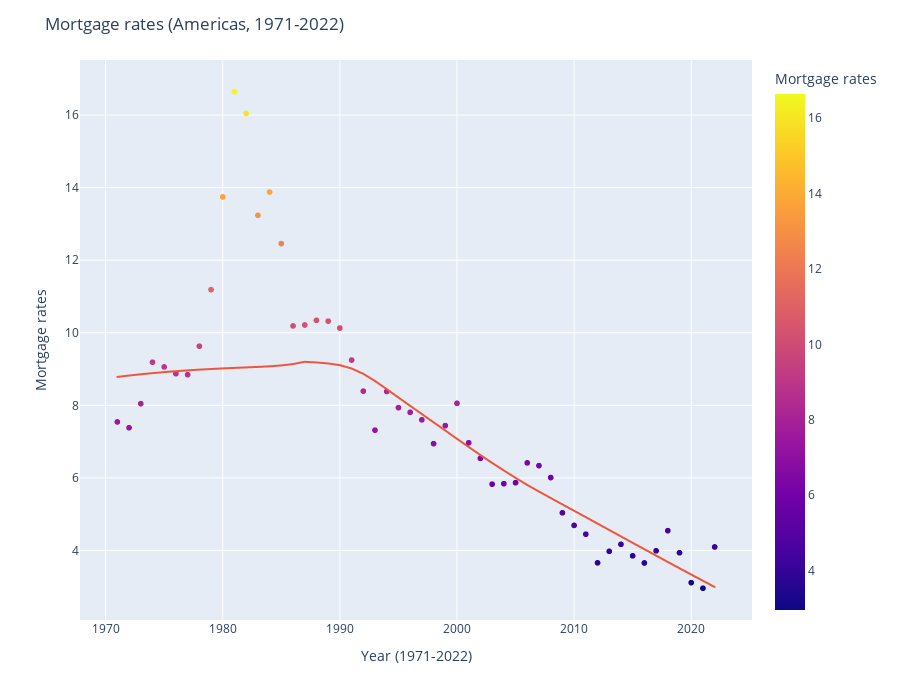

Notebook cell for this chart:
### Markdown cell above
# Mortgage rates (Americas, 1971-2022)

### Code cell
import plotly.express as px
fig = px.scatter(df, x='Year', y='Mortgage', color='Mortgage', trendline="lowess", render_mode ='auto', labels= {"Mortgage" : "Mortgage rates", 'Year': 'Year (1971-2022)'})

#If 'lowess’, a Locally Weighted Scatterplot Smoothing line will be drawn for each discrete-color/symbol group.

# Correct position of x points
for scatter, trendline in zip(fig.data[::2], fig.data[1::2]):
    trendline['x'] = scatter['x'][np.logical_not(np.isnan(scatter['y']))]

fig.update_traces(textposition='top center')
    
fig.update_layout(
    height=700,
    title_text='Mortgage rates (Americas, 1971-2022)'
)

fig.show()

### Figure 1 — Plotly figure (JSON) as saved in the notebook; plotly's stock layout.template omitted (floating-point values rounded to 4 significant figures; data arrays with more than 128 entries replaced by an {"elided": "..."} marker saying what was removed)
{"data": [{"hovertemplate": "Year (1971-2022)=%{x}<br>Mortgage rates=%{marker.color}<extra></extra>", "legendgroup": "", "marker": {"color": {"elided": "2666 float values"}, "coloraxis": "coloraxis", "symbol": "circle"}, "mode": "markers", "name": "", "showlegend": false, "textposition": "top center", "type": "scattergl", "x": {"elided": "2666 int values"}, "xaxis": "x", "y": {"elided": "2666 float values"}, "yaxis": "y"}, {"hovertemplate": "<b>LOWESS trendline</b><br><br>Year (1971-2022)=%{x}<br>Mortgage rates=%{y} <b>(trend)</b><extra></extra>", "legendgroup": "", "marker": {"symbol": "circle"}, "mode": "lines", "name": "", "showlegend": false, "textposition": "top center", "type": "scattergl", "x": [1971, 1972, 1973, 1974, 1975, 1976, 1977, 1978, 1979, 1980, 1981, 1982, 1983, 1984, 1985, 1986, 1987, 1988, 1989, 1990, 1991, 1992, 1993, 1994, 1995, 1996, 1997, 1998, 1999, 2000, 2001, 2002, 2003, 2004, 2005, 2006, 2007, 2008, 2009, 2010, 2011, 2012, 2013, 2014, 2015, 2016, 2017, 2018, 2019, 2020, 2021, 2022], "xaxis": "x", "y": [8.782, 8.82, 8.855, 8.886, 8.915, 8.94, 8.963, 8.983, 9.001, 9.016, 9.031, 9.044, 9.058, 9.075, 9.098, 9.137, 9.199, 9.18, 9.154, 9.106, 9.015, 8.867, 8.67, 8.445, 8.214, 7.986, 7.758, 7.532, 7.304, 7.077, 6.852, 6.629, 6.412, 6.203, 6.001, 5.805, 5.622, 5.445, 5.269, 5.093, 4.917, 4.74, 4.563, 4.386, 4.21, 4.033, 3.857, 3.682, 3.508, 3.335, 3.164, 2.993], "yaxis": "y"}], "layout": {"coloraxis": {"colorbar": {"title": {"text": "Mortgage rates"}}, "colorscale": [[0, "#0d0887"], [0.1111, "#46039f"], [0.2222, "#7201a8"], [0.3333, "#9c179e"], [0.4444, "#bd3786"], [0.5556, "#d8576b"], [0.6667, "#ed7953"], [0.7778, "#fb9f3a"], [0.8889, "#fdca26"], [1, "#f0f921"]]}, "height": 700, "legend": {"tracegroupgap": 0}, "margin": {"t": 60}, "title": {"text": "Mortgage rates (Americas, 1971-2022)"}, "xaxis": {"anchor": "y", "domain": [0, 1], "title": {"text": "Year (1971-2022)"}}, "yaxis": {"anchor": "x", "domain": [0, 1], "title": {"text": "Mortgage rates"}}}}
